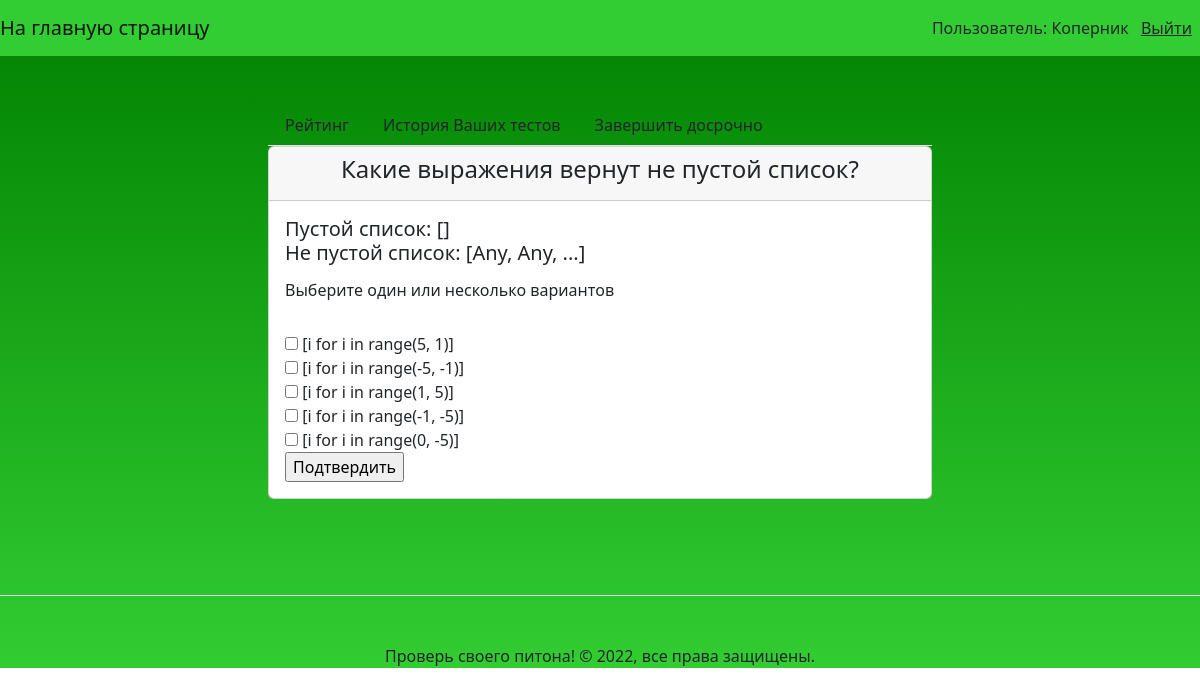
The app's page /questions/ (signed in) with its own data.
### questions/models.py (models this page shows, shortened)
class Question(models.Model):
    head = models.CharField(
        verbose_name='Заголовок задания',
        max_length=150,
        blank=False
    )
    text = models.TextField(
        verbose_name='Описание задания',
        max_length=500,
        blank=False
    )
    many_answers = models.BooleanField(
        verbose_name='Несколько правильных ответов',
        null=False,
        default=False
    )
    class Meta:
        verbose_name = 'Вопрос'
        verbose_name_plural = 'Вопросы'
        constraints = (
            models.CheckConstraint(
                check=models.Q(head__length__gt=10),
                name='Короткий вопрос'
            ),
        )

class Answer(models.Model):
    text = models.CharField(
        verbose_name='Ответ',
        max_length=100,
        blank=False
    )
    grade = models.SmallIntegerField(
        verbose_name='Оценка за ответ',
        null=False,
        default=0
    )
    questions = models.ForeignKey(
        verbose_name='Вопрос к этому ответу',
        related_name='answers',
        to=Question,
        on_delete=models.CASCADE,
        null=False
    )
    class Meta:
        verbose_name = 'Ответ'
        verbose_name_plural = 'Ответы'
        constraints = (
            models.UniqueConstraint(
                fields=('text', 'questions'),
                name='Одинаковые ответы у вопроса'
            ),
        )

### questions/views.py (the view)
# urls.py: path('questions/', views.get_question, name='questions'),
@login_required
def get_question(
    request, current_result=None, to_add_answer=True, error_message=None
):
    if current_result is None:
        current_result = utils.get_current_result(request.user)
    past_question = current_result.answers.values('questions__id').last()
    if isinstance(past_question, dict):
        last_question_id = past_question.get('questions__id', 0)
    else:
        last_question_id = 0
    next_question = Question.objects.filter(id__gt=last_question_id).first()
    if not next_question:
        return to_finish_test(request, current_result)
    if request.method == 'POST' and to_add_answer:
        return add_answer(request, current_result, next_question.id)
    template = 'questions/question.html'
    context = {
        'title': const.TITLE,
        'question': next_question,
        'button_type': ('radio', 'checkbox')[next_question.many_answers],
        'error_message': error_message
    }
    return render(request, template, context)

### core/context_processors.py (called while the page is built)
def year(request):
    return {'year': str(date.today().year)}

### core/utils.py (called while the page is built)
def get_last_open_result(user):
    return Result.objects.filter(
        Q(users=user) & Q(finish_test_time=None)
    ).select_related('users').last()

def get_current_result(user):
    result = get_last_open_result(user)
    if not result:
        result = Result.objects.create(users=user)
    return result

### templates/questions/question.html (shortened to what this page needs)
{% extends "base.html" %}
{% block card_header %}<h4>{{ question.head }}</h4>{% endblock card_header %}
{% block form %}
  <h5>{{ question.text|linebreaks }}</h5>
  <form method="post" action="{% url 'questions:questions' %}">
    <fieldset>
      {% if button_type == 'radio' %}
        <h6>Выберите один вариант</h6>
      {% else %}
        <h6>Выберите один или несколько вариантов</h6>
      {% endif %}
      <br>
      {% for answer in question.answers.all %}
          <input type="{{ button_type }}" name="answer" value="{{ answer.id }}">
          <label for="answer{{ forloop.counter }}">{{ answer.text }}</label><br>
      {% endfor %}
    </fieldset>
    <input type="submit" value="Подтвердить">
  </form>
{% endblock form %}

### templates/base.html (shortened to what this page needs)
<!DOCTYPE html>
<html lang="ru">
{% load static %}
  <head>
    <link href="https://cdn.jsdelivr.net/npm/bootstrap@5.2.0-beta1/dist/css/bootstrap.min.css" rel="stylesheet">
  </head>
  <body>
    <div style= 'background-image: linear-gradient(to top, #32CD32 0%, #008000 100%);'>
      {% include 'includes/nav.html' %}
      <main>
        <div class="container">
          {% load user_filters %}
          {% block content %}
            <div class="row justify-content-center">
              <div class="col-md-8 p-5">
                {% include 'includes/menu.html' %}
                <div class="card">
                  <div class="card-header" style="display: flex; justify-content: center">
                    {% block card_header %}{% endblock card_header %}
                  </div>
                    <div class="card-body">
                    {% block form %}
                    {% endblock form %}
                    </div>
                  </div>
                </div>
            </div>
          {% endblock content %}
        </div>
      </main>
      {% include 'includes/footer.html' %}
    </div>
  </body>
</html>

### templates/includes/nav.html
<nav class="navbar navbar-light" style="background-color: #32CD32">
  <a class="navbar-brand" href="/">На главную страницу</a>
  <nav class="my-2 my-md-0 mr-md-3">
    {% if user.is_authenticated %}
      Пользователь: {{ user.username }}
      <a class="p-2 text-dark" href="{% url 'logout' %}">Выйти</a>
    {% else %}
      <a class="p-2 text-dark" href="{% url 'login' %}">Войти</a> |
      <a class="p-2 text-dark" href="{% url 'users:signup' %}">Регистрация</a>
    {% endif %}
  </nav>
</nav>

### templates/includes/menu.html
<ul class="nav nav-tabs">
  <li class="nav-item">
    <a class="nav-link text-dark" href="{% url 'questions:rating' %}">Рейтинг</a>
  </li>
  {% if user.is_authenticated %}
  <li class="nav-item">
    <a class="nav-link text-dark" href="{% url 'questions:my_results' %}">История Ваших тестов</a>
  </li>
  <li class="nav-item">
    <a class="nav-link text-dark" href="{% url 'questions:finish_test' %}">Завершить досрочно</a>
  </li>
  {% endif %}
</ul>

### templates/includes/footer.html (shortened to what this page needs)
<footer class="pt-4 my-md-5 pt-md-5 border-top">
  <p class="m-0 text-dark text-center ">
  Проверь своего питона! © {{ year }}, все права защищены.
  </p>
</footer>

### records on screen
Question: head "Какие выражения вернут не пустой список?", text "Пустой список: [] Не пустой список: [Any, Any, ...]"
Answer: text "[i for i in range(5, 1)]"
Answer: text "[i for i in range(-5, -1)]"
Answer: text "[i for i in range(1, 5)]"
Answer: text "[i for i in range(-1, -5)]"
Answer: text "[i for i in range(0, -5)]"

### other values on screen
{{ user.username }} "Коперник"
